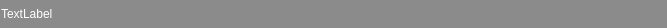
<?xml version="1.0" encoding="UTF-8"?>
<ui version="4.0">
 <class>QuiDockTitleBarClass</class>
 <widget class="QWidget" name="QuiDockTitleBarClass">
  <property name="geometry">
   <rect>
    <x>0</x>
    <y>0</y>
    <width>667</width>
    <height>28</height>
   </rect>
  </property>
  <property name="minimumSize">
   <size>
    <width>0</width>
    <height>0</height>
   </size>
  </property>
  <property name="windowTitle">
   <string>QuiDockTitleBar</string>
  </property>
  <property name="styleSheet">
   <string notr="true"/>
  </property>
  <layout class="QHBoxLayout" name="horizontalLayout">
   <property name="spacing">
    <number>0</number>
   </property>
   <property name="leftMargin">
    <number>0</number>
   </property>
   <property name="topMargin">
    <number>0</number>
   </property>
   <property name="rightMargin">
    <number>0</number>
   </property>
   <property name="bottomMargin">
    <number>0</number>
   </property>
   <item>
    <widget class="QWidget" name="CenterWidget" native="true">
     <property name="minimumSize">
      <size>
       <width>0</width>
       <height>28</height>
      </size>
     </property>
     <property name="styleSheet">
      <string notr="true">QWidget#CenterWidget
{
	background-color:#8B8B8B;
}
</string>
     </property>
     <layout class="QHBoxLayout" name="horizontalLayout_2">
      <property name="spacing">
       <number>1</number>
      </property>
      <property name="leftMargin">
       <number>1</number>
      </property>
      <property name="topMargin">
       <number>1</number>
      </property>
      <property name="rightMargin">
       <number>1</number>
      </property>
      <property name="bottomMargin">
       <number>1</number>
      </property>
      <item>
       <widget class="QLabel" name="TitleLbl">
        <property name="styleSheet">
         <string notr="true">color: rgb(255, 255, 255);</string>
        </property>
        <property name="text">
         <string>TextLabel</string>
        </property>
       </widget>
      </item>
      <item>
       <spacer name="horizontalSpacer">
        <property name="orientation">
         <enum>Qt::Horizontal</enum>
        </property>
        <property name="sizeHint" stdset="0">
         <size>
          <width>40</width>
          <height>20</height>
         </size>
        </property>
       </spacer>
      </item>
      <item>
       <widget class="QPushButton" name="MinBtn">
        <property name="minimumSize">
         <size>
          <width>20</width>
          <height>0</height>
         </size>
        </property>
        <property name="maximumSize">
         <size>
          <width>20</width>
          <height>20</height>
         </size>
        </property>
        <property name="styleSheet">
         <string notr="true">QPushButton{
	border: 0px solid #9EA0A4;
	background-color: #8B8B8B;
    border-radius: 0px;
}
QPushButton:pressed{
	padding-right:0px;
	padding-bottom:0px;
	padding-top:0px;
	padding-left:0px;
    border: 0px solid #5388f3;
	background:#F0F0F0;
}
QPushButton:!hover{
    border: 0px solid #5388f3;
	background:#8B8B8B;
}
QPushButton:hover{
    border: 0px solid #5388f3;
	background:#F0F0F0;
}</string>
        </property>
        <property name="text">
         <string/>
        </property>
        <property name="iconSize">
         <size>
          <width>20</width>
          <height>20</height>
         </size>
        </property>
        <property name="flat">
         <bool>true</bool>
        </property>
       </widget>
      </item>
      <item>
       <widget class="QPushButton" name="MaxBtn">
        <property name="minimumSize">
         <size>
          <width>20</width>
          <height>0</height>
         </size>
        </property>
        <property name="maximumSize">
         <size>
          <width>20</width>
          <height>20</height>
         </size>
        </property>
        <property name="styleSheet">
         <string notr="true">QPushButton{
	border: 0px solid #9EA0A4;
	background-color: #8B8B8B;
    border-radius: 0px;
}
QPushButton:pressed{
	padding-right:0px;
	padding-bottom:0px;
	padding-top:0px;
	padding-left:0px;
    border: 0px solid #5388f3;
	background:#F0F0F0;
}
QPushButton:!hover{
    border: 0px solid #5388f3;
	background:#8B8B8B;
}
QPushButton:hover{
    border: 0px solid #5388f3;
	background:#F0F0F0;
}</string>
        </property>
        <property name="text">
         <string/>
        </property>
        <property name="flat">
         <bool>true</bool>
        </property>
       </widget>
      </item>
      <item>
       <widget class="QPushButton" name="ClosBtn">
        <property name="minimumSize">
         <size>
          <width>20</width>
          <height>0</height>
         </size>
        </property>
        <property name="maximumSize">
         <size>
          <width>20</width>
          <height>20</height>
         </size>
        </property>
        <property name="styleSheet">
         <string notr="true">QPushButton{
	border: 0px solid #9EA0A4;
	background-color: #8B8B8B;
    border-radius: 0px;
}
QPushButton:pressed{
	padding-right:0px;
	padding-bottom:0px;
	padding-top:0px;
	padding-left:0px;
    border: 0px solid #5388f3;
	background:#F0F0F0;
}
QPushButton:!hover{
    border: 0px solid #5388f3;
	background:#8B8B8B;
}
QPushButton:hover{
    border: 0px solid #5388f3;
	background:#F0F0F0;
}</string>
        </property>
        <property name="text">
         <string/>
        </property>
        <property name="flat">
         <bool>true</bool>
        </property>
       </widget>
      </item>
     </layout>
    </widget>
   </item>
  </layout>
 </widget>
 <layoutdefault spacing="6" margin="11"/>
 <resources>
  <include location="QuiBaseUi.qrc"/>
 </resources>
 <connections/>
</ui>
